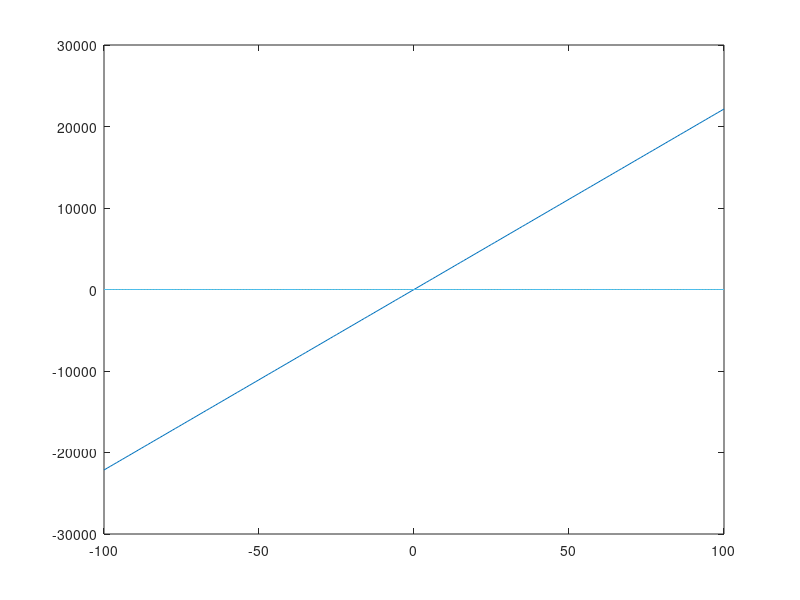

Write the MATLAB code that produced this figure.
% Makes mega dispersion relation chart

% Limits & parameters
k = -100:100;
N2 = 1e-5;
f0 = 1e-4;
beta = 2e-13;
g = 9.81;
H = 5000;
figure

% surface gravity waves

% Internal waves
%wigw1 = sqrt(f0^2 + N2*(k.^2)./(k.^2 + (pi/H)^2));

% Rossby waves

for n=1:5
	wr(n,:) = -beta.*k./(k.^2 + (n*pi/(N2*H^2/f0^2)));
end


% Equatorial waves

% Continental shelf waves

% Edge waves

% Kelvin Waves
wkl = sqrt(g*H)*k;

plot(k,wkl);
hold on
plot(k,wr);